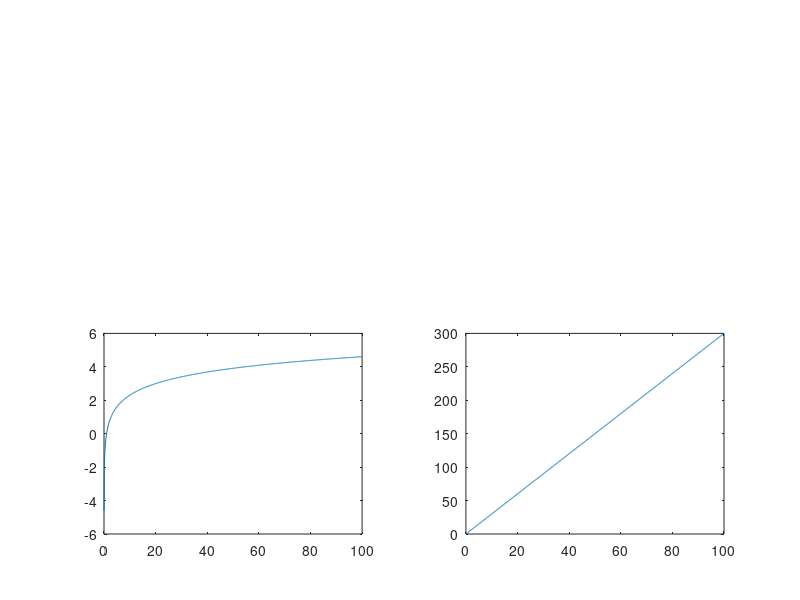

This figure's MATLAB source:
x=linspace(0.01,100, 1000);

f=@(x) exp(3*x);
g=@(x) x.^x;
h=@(x) log(x);
j=@(x) 3*x;


figure()
subplot(2,2,1)
plot(x,f(x));
subplot(2,2,2)
plot(x,g(x));
subplot(2,2,3)
plot(x,h(x));
subplot(2,2,4)
plot(x,j(x));
